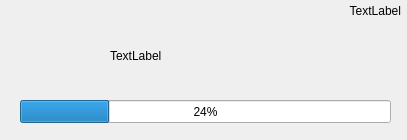
<?xml version="1.0" encoding="UTF-8"?>
<ui version="4.0">
 <class>TonicStatusBar</class>
 <widget class="QDialog" name="TonicStatusBar">
  <property name="geometry">
   <rect>
    <x>0</x>
    <y>0</y>
    <width>407</width>
    <height>140</height>
   </rect>
  </property>
  <property name="windowTitle">
   <string>Dialog</string>
  </property>
  <widget class="QProgressBar" name="progressBar">
   <property name="geometry">
    <rect>
     <x>20</x>
     <y>100</y>
     <width>371</width>
     <height>23</height>
    </rect>
   </property>
   <property name="value">
    <number>24</number>
   </property>
  </widget>
  <widget class="QLabel" name="lbl_logo">
   <property name="geometry">
    <rect>
     <x>20</x>
     <y>30</y>
     <width>81</width>
     <height>51</height>
    </rect>
   </property>
   <property name="text">
    <string/>
   </property>
   <property name="pixmap">
    <pixmap>TonicDNA_monogram-GREEN_RGB-768x536.png</pixmap>
   </property>
   <property name="scaledContents">
    <bool>true</bool>
   </property>
   <property name="wordWrap">
    <bool>false</bool>
   </property>
  </widget>
  <widget class="QLabel" name="lbl_status">
   <property name="geometry">
    <rect>
     <x>110</x>
     <y>30</y>
     <width>251</width>
     <height>51</height>
    </rect>
   </property>
   <property name="text">
    <string>TextLabel</string>
   </property>
  </widget>
  <widget class="QLabel" name="lbl_uiversion">
   <property name="geometry">
    <rect>
     <x>260</x>
     <y>0</y>
     <width>141</width>
     <height>21</height>
    </rect>
   </property>
   <property name="text">
    <string>TextLabel</string>
   </property>
   <property name="alignment">
    <set>Qt::AlignRight|Qt::AlignTrailing|Qt::AlignVCenter</set>
   </property>
  </widget>
 </widget>
 <resources/>
 <connections/>
</ui>
